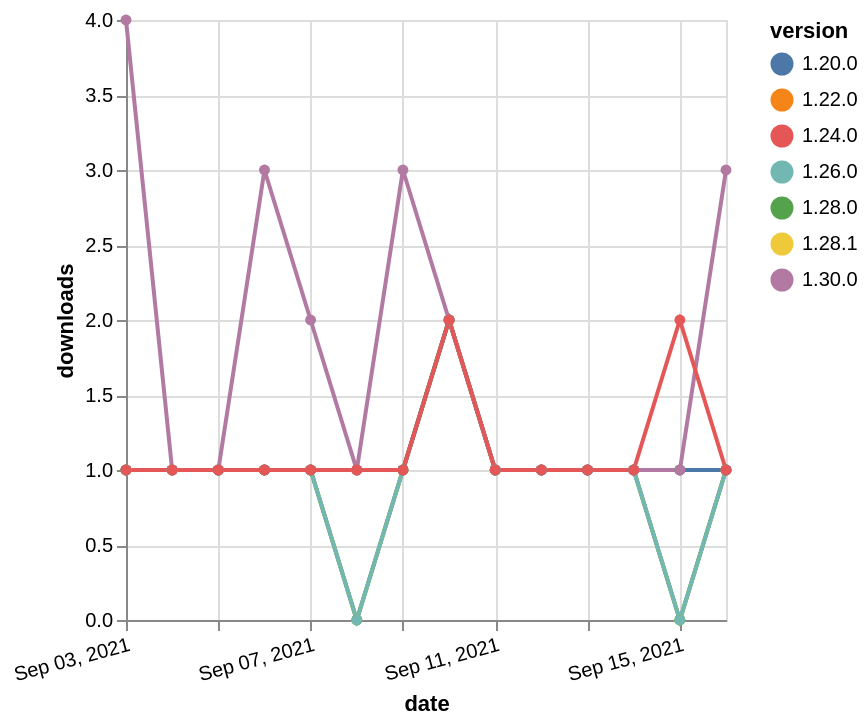

Describe this chart as a Vega-Lite specification.
### Vega-Lite specification from a JSON file in a GitHub repository (floating-point values rounded to 4 significant figures)
{"$schema": "https://vega.github.io/schema/vega-lite/v5.json", "description": "A simple bar chart with embedded data.", "data": {"values": [{"date": "2021-09-03", "total": 149, "delta": 1, "version": "1.28.1"}, {"date": "2021-09-04", "total": 150, "delta": 1, "version": "1.28.1"}, {"date": "2021-09-05", "total": 151, "delta": 1, "version": "1.28.1"}, {"date": "2021-09-06", "total": 152, "delta": 1, "version": "1.28.1"}, {"date": "2021-09-07", "total": 153, "delta": 1, "version": "1.28.1"}, {"date": "2021-09-08", "total": 153, "delta": 0, "version": "1.28.1"}, {"date": "2021-09-09", "total": 154, "delta": 1, "version": "1.28.1"}, {"date": "2021-09-10", "total": 156, "delta": 2, "version": "1.28.1"}, {"date": "2021-09-11", "total": 157, "delta": 1, "version": "1.28.1"}, {"date": "2021-09-12", "total": 158, "delta": 1, "version": "1.28.1"}, {"date": "2021-09-13", "total": 159, "delta": 1, "version": "1.28.1"}, {"date": "2021-09-14", "total": 160, "delta": 1, "version": "1.28.1"}, {"date": "2021-09-15", "total": 160, "delta": 0, "version": "1.28.1"}, {"date": "2021-09-16", "total": 161, "delta": 1, "version": "1.28.1"}, {"date": "2021-09-03", "total": 217, "delta": 1, "version": "1.22.0"}, {"date": "2021-09-04", "total": 218, "delta": 1, "version": "1.22.0"}, {"date": "2021-09-05", "total": 219, "delta": 1, "version": "1.22.0"}, {"date": "2021-09-06", "total": 220, "delta": 1, "version": "1.22.0"}, {"date": "2021-09-07", "total": 221, "delta": 1, "version": "1.22.0"}, {"date": "2021-09-08", "total": 222, "delta": 1, "version": "1.22.0"}, {"date": "2021-09-09", "total": 223, "delta": 1, "version": "1.22.0"}, {"date": "2021-09-10", "total": 225, "delta": 2, "version": "1.22.0"}, {"date": "2021-09-11", "total": 226, "delta": 1, "version": "1.22.0"}, {"date": "2021-09-12", "total": 227, "delta": 1, "version": "1.22.0"}, {"date": "2021-09-13", "total": 228, "delta": 1, "version": "1.22.0"}, {"date": "2021-09-14", "total": 229, "delta": 1, "version": "1.22.0"}, {"date": "2021-09-15", "total": 230, "delta": 1, "version": "1.22.0"}, {"date": "2021-09-16", "total": 231, "delta": 1, "version": "1.22.0"}, {"date": "2021-09-03", "total": 166, "delta": 1, "version": "1.28.0"}, {"date": "2021-09-04", "total": 167, "delta": 1, "version": "1.28.0"}, {"date": "2021-09-05", "total": 168, "delta": 1, "version": "1.28.0"}, {"date": "2021-09-06", "total": 169, "delta": 1, "version": "1.28.0"}, {"date": "2021-09-07", "total": 170, "delta": 1, "version": "1.28.0"}, {"date": "2021-09-08", "total": 170, "delta": 0, "version": "1.28.0"}, {"date": "2021-09-09", "total": 171, "delta": 1, "version": "1.28.0"}, {"date": "2021-09-10", "total": 173, "delta": 2, "version": "1.28.0"}, {"date": "2021-09-11", "total": 174, "delta": 1, "version": "1.28.0"}, {"date": "2021-09-12", "total": 175, "delta": 1, "version": "1.28.0"}, {"date": "2021-09-13", "total": 176, "delta": 1, "version": "1.28.0"}, {"date": "2021-09-14", "total": 177, "delta": 1, "version": "1.28.0"}, {"date": "2021-09-15", "total": 177, "delta": 0, "version": "1.28.0"}, {"date": "2021-09-16", "total": 178, "delta": 1, "version": "1.28.0"}, {"date": "2021-09-03", "total": 180, "delta": 1, "version": "1.26.0"}, {"date": "2021-09-04", "total": 181, "delta": 1, "version": "1.26.0"}, {"date": "2021-09-05", "total": 182, "delta": 1, "version": "1.26.0"}, {"date": "2021-09-06", "total": 183, "delta": 1, "version": "1.26.0"}, {"date": "2021-09-07", "total": 184, "delta": 1, "version": "1.26.0"}, {"date": "2021-09-08", "total": 184, "delta": 0, "version": "1.26.0"}, {"date": "2021-09-09", "total": 185, "delta": 1, "version": "1.26.0"}, {"date": "2021-09-10", "total": 187, "delta": 2, "version": "1.26.0"}, {"date": "2021-09-11", "total": 188, "delta": 1, "version": "1.26.0"}, {"date": "2021-09-12", "total": 189, "delta": 1, "version": "1.26.0"}, {"date": "2021-09-13", "total": 190, "delta": 1, "version": "1.26.0"}, {"date": "2021-09-14", "total": 191, "delta": 1, "version": "1.26.0"}, {"date": "2021-09-15", "total": 191, "delta": 0, "version": "1.26.0"}, {"date": "2021-09-16", "total": 192, "delta": 1, "version": "1.26.0"}, {"date": "2021-09-03", "total": 259, "delta": 1, "version": "1.20.0"}, {"date": "2021-09-04", "total": 260, "delta": 1, "version": "1.20.0"}, {"date": "2021-09-05", "total": 261, "delta": 1, "version": "1.20.0"}, {"date": "2021-09-06", "total": 262, "delta": 1, "version": "1.20.0"}, {"date": "2021-09-07", "total": 263, "delta": 1, "version": "1.20.0"}, {"date": "2021-09-08", "total": 264, "delta": 1, "version": "1.20.0"}, {"date": "2021-09-09", "total": 265, "delta": 1, "version": "1.20.0"}, {"date": "2021-09-10", "total": 267, "delta": 2, "version": "1.20.0"}, {"date": "2021-09-11", "total": 268, "delta": 1, "version": "1.20.0"}, {"date": "2021-09-12", "total": 269, "delta": 1, "version": "1.20.0"}, {"date": "2021-09-13", "total": 270, "delta": 1, "version": "1.20.0"}, {"date": "2021-09-14", "total": 271, "delta": 1, "version": "1.20.0"}, {"date": "2021-09-15", "total": 272, "delta": 1, "version": "1.20.0"}, {"date": "2021-09-16", "total": 273, "delta": 1, "version": "1.20.0"}, {"date": "2021-09-03", "total": 157, "delta": 4, "version": "1.30.0"}, {"date": "2021-09-04", "total": 158, "delta": 1, "version": "1.30.0"}, {"date": "2021-09-05", "total": 159, "delta": 1, "version": "1.30.0"}, {"date": "2021-09-06", "total": 162, "delta": 3, "version": "1.30.0"}, {"date": "2021-09-07", "total": 164, "delta": 2, "version": "1.30.0"}, {"date": "2021-09-08", "total": 165, "delta": 1, "version": "1.30.0"}, {"date": "2021-09-09", "total": 168, "delta": 3, "version": "1.30.0"}, {"date": "2021-09-10", "total": 170, "delta": 2, "version": "1.30.0"}, {"date": "2021-09-11", "total": 171, "delta": 1, "version": "1.30.0"}, {"date": "2021-09-12", "total": 172, "delta": 1, "version": "1.30.0"}, {"date": "2021-09-13", "total": 173, "delta": 1, "version": "1.30.0"}, {"date": "2021-09-14", "total": 174, "delta": 1, "version": "1.30.0"}, {"date": "2021-09-15", "total": 175, "delta": 1, "version": "1.30.0"}, {"date": "2021-09-16", "total": 178, "delta": 3, "version": "1.30.0"}, {"date": "2021-09-03", "total": 257, "delta": 1, "version": "1.24.0"}, {"date": "2021-09-04", "total": 258, "delta": 1, "version": "1.24.0"}, {"date": "2021-09-05", "total": 259, "delta": 1, "version": "1.24.0"}, {"date": "2021-09-06", "total": 260, "delta": 1, "version": "1.24.0"}, {"date": "2021-09-07", "total": 261, "delta": 1, "version": "1.24.0"}, {"date": "2021-09-08", "total": 262, "delta": 1, "version": "1.24.0"}, {"date": "2021-09-09", "total": 263, "delta": 1, "version": "1.24.0"}, {"date": "2021-09-10", "total": 265, "delta": 2, "version": "1.24.0"}, {"date": "2021-09-11", "total": 266, "delta": 1, "version": "1.24.0"}, {"date": "2021-09-12", "total": 267, "delta": 1, "version": "1.24.0"}, {"date": "2021-09-13", "total": 268, "delta": 1, "version": "1.24.0"}, {"date": "2021-09-14", "total": 269, "delta": 1, "version": "1.24.0"}, {"date": "2021-09-15", "total": 271, "delta": 2, "version": "1.24.0"}, {"date": "2021-09-16", "total": 272, "delta": 1, "version": "1.24.0"}]}, "width": "container", "mark": {"type": "line", "point": {"filled": true}}, "encoding": {"x": {"field": "date", "type": "temporal", "timeUnit": "yearmonthdate", "title": "date", "axis": {"labelAngle": -15}}, "y": {"field": "delta", "type": "quantitative", "title": "downloads"}, "color": {"field": "version", "type": "nominal"}, "tooltip": {"field": "delta"}}}
